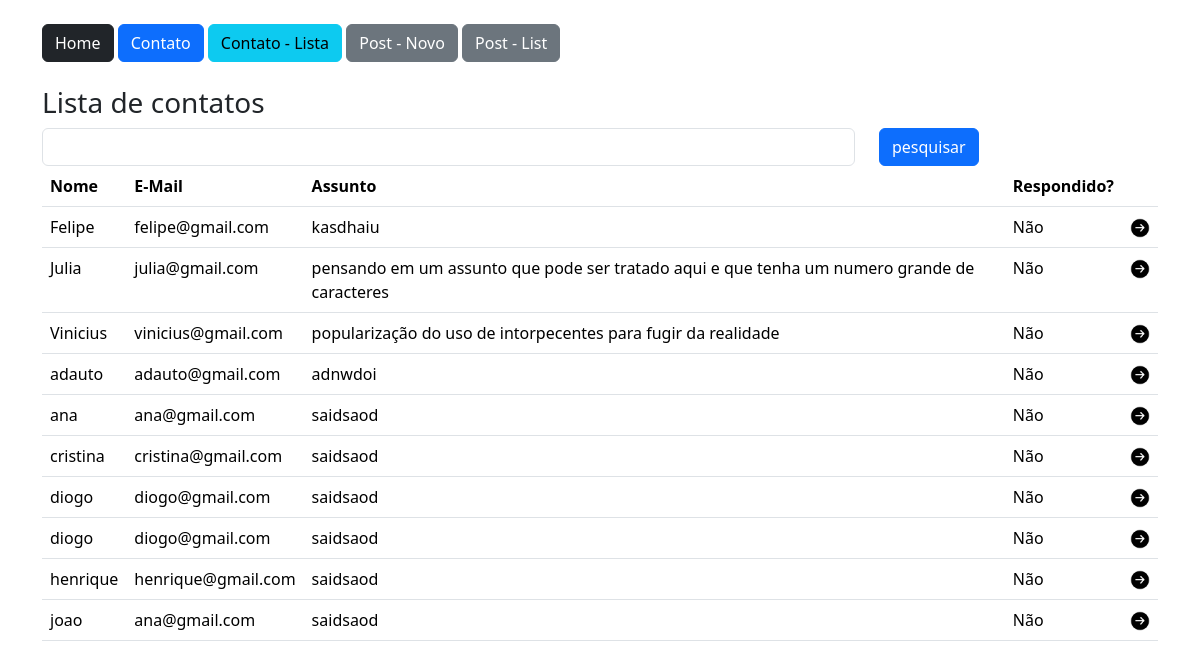
The app's page /contato/lista/ (signed in) with its own data.
### app/models.py (models this page shows)
class Contato(db.Model):
    id = db.Column(db.Integer, primary_key=True)
    data_envio = db.Column(db.DateTime, default=datetime.utcnow())
    nome = db.Column(db.String, nullable=True)
    email = db.Column(db.String, nullable=True)
    assunto = db.Column(db.String, nullable=True)
    mensagem = db.Column(db.String, nullable=True)
    respondido = db.Column(db.Integer, default=0)

### app/views.py (the view)
@app.route('/contato/lista/')
@login_required
def contatoLista():
    if request.method == 'GET':
        pesquisa = request.args.get('pesquisa', '')
    dados = Contato.query.order_by('nome')
    if pesquisa != '':
        dados = dados.filter_by(nome=pesquisa)
    print(dados)
    context = {'dados': dados.all()}
    return render_template('contato_lista.html', context=context)

### app/models.py (called while the page is built)
@login_manager.user_loader
def load_user(user_id):
    return User.query.get(user_id)

### app/templates/contato_lista.html
{% extends 'base.html' %}
{% block content %}
    <div class="container">
        {% include 'nav.html' %}
        <div class="row mt-4">
            <h3>Lista de contatos</h3>
            <form method="get" class="row">
                <div class="col-9">
                    <input type="text" name="pesquisa" class="form-control">
                </div>
                <div class="col-3">
                    <button type="submit" class="btn btn-primary">pesquisar</button>
                </div>
            </form>
            <div class="col-12">
                <table class="table">
                    <thead>
                        <tr>
                            <th>Nome</th>
                            <th>E-Mail</th>
                            <th>Assunto</th>
                            <th>Respondido?</th>
                            <th></th>
                        </tr>
                    </thead>
                    <tbody>
                        {% for linha in context['dados'] %}
                        <tr>
                            <td>{{linha.nome}}</td>
                            <td>{{linha.email}}</td>
                            <td>{{linha.assunto}}</td>
                            <td>{% if linha.respondido == 1 %}
                                    Sim
                                {% else %}
                                    Não
                                {% endif %}
                            </td>
                            <td><a href="{{ url_for('contatoDetail', id=linha.id) }}"><img src="{{ url_for('static', filename='img/seta.png') }}" style="width: 20px;"></a></td>
                        </tr>
                        {% endfor %}
                    </tbody>
                </table>
            </div>
        </div>
    </div>
{% endblock %}

### app/templates/base.html (shortened to what this page needs)
<!DOCTYPE html>
<html lang="pt-br">
<head>
    <link href="https://cdn.jsdelivr.net/npm/bootstrap@5.3.8/dist/css/bootstrap.min.css" rel="stylesheet">
</head>
<body>
    <section class="container-fluid mt-4">
        {% block content %} {% endblock %}
    </section>
</body>
</html>

### app/templates/nav.html
<a href="/" class="btn btn-dark">Home</a>
<a href="{{url_for('contato')}}" class="btn btn-primary">Contato</a>
<a href="{{url_for('contatoLista')}}" class="btn btn-info">Contato - Lista</a>
<a href="{{url_for('postNovo')}}" class="btn btn-secondary">Post - Novo</a>
<a href="{{url_for('postLista')}}" class="btn btn-secondary">Post - List</a>

### records on screen
Contato: nome "Felipe", email "felipe@gmail.com", assunto "kasdhaiu", respondido "Não"
Contato: nome "Julia", email "julia@gmail.com", assunto "pensando em um assunto que pode ser tratado aqui e que tenha um numero grande de caracteres", respondido "Não"
Contato: nome "Vinicius", email "vinicius@gmail.com", assunto "popularização do uso de intorpecentes para fugir da realidade", respondido "Não"
Contato: nome "adauto", email "adauto@gmail.com", assunto "adnwdoi", respondido "Não"
Contato: nome "ana", email "ana@gmail.com", assunto "saidsaod", respondido "Não"
Contato: nome "cristina", email "cristina@gmail.com", assunto "saidsaod", respondido "Não"
Contato: nome "diogo", email "diogo@gmail.com", assunto "saidsaod", respondido "Não"
Contato: nome "diogo", email "diogo@gmail.com", assunto "saidsaod", respondido "Não"
Contato: nome "henrique", email "henrique@gmail.com", assunto "saidsaod", respondido "Não"
Contato: nome "joao", email "ana@gmail.com", assunto "saidsaod", respondido "Não"
